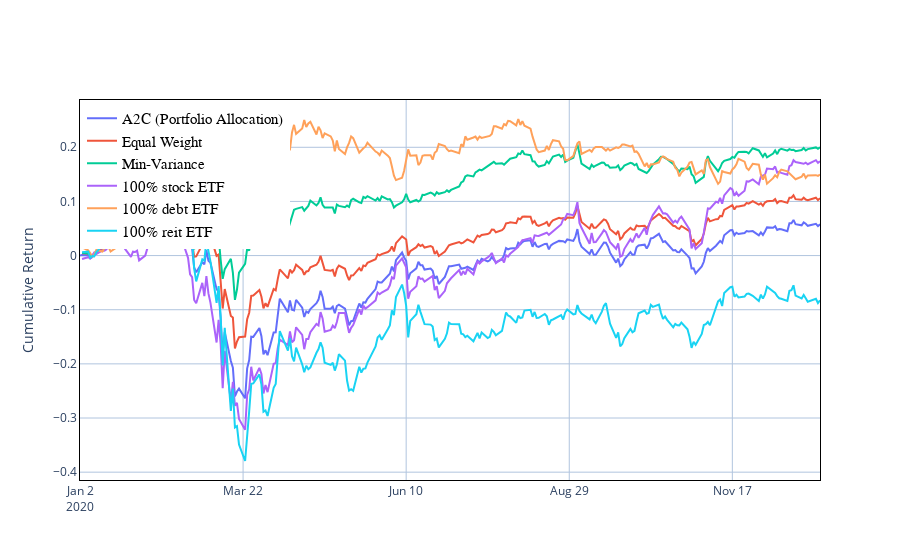

Here is the notebook cell this chart was saved with:
### Code cell
cumulativeReturnPlot(df_daily_return, minVariance, equalWeight_returns, all_stock, all_debt, all_reit)

### Figure 1 — Plotly figure (JSON) as saved in the notebook; plotly's stock layout.template omitted (floating-point values rounded to 4 significant figures; data arrays with more than 128 entries replaced by an {"elided": "..."} marker saying what was removed)
{"data": [{"mode": "lines", "name": "A2C (Portfolio Allocation)", "type": "scatter", "x": {"elided": "252 str values"}, "y": {"elided": "252 float values"}}, {"mode": "lines", "name": "Equal Weight", "type": "scatter", "x": {"elided": "252 str values"}, "y": {"elided": "252 float values"}}, {"mode": "lines", "name": "Min-Variance", "type": "scatter", "x": {"elided": "252 str values"}, "y": {"elided": "252 float values"}}, {"mode": "lines", "name": "100% stock ETF", "type": "scatter", "x": {"elided": "252 str values"}, "y": {"elided": "252 float values"}}, {"mode": "lines", "name": "100% debt ETF", "type": "scatter", "x": {"elided": "252 str values"}, "y": {"elided": "252 float values"}}, {"mode": "lines", "name": "100% reit ETF", "type": "scatter", "x": {"elided": "252 str values"}, "y": {"elided": "252 float values"}}], "layout": {"legend": {"bgcolor": "White", "bordercolor": "white", "borderwidth": 2, "font": {"color": "black", "family": "sans-serif", "size": 15}, "traceorder": "normal", "x": 0, "y": 1}, "paper_bgcolor": "rgba(1,1,0,0)", "plot_bgcolor": "rgba(1, 1, 0, 0)", "title": {"x": 0.5, "xanchor": "center", "y": 0.85, "yanchor": "top"}, "xaxis": {"dtick": 6912000000, "gridcolor": "LightSteelBlue", "gridwidth": 1, "linecolor": "black", "mirror": true, "showgrid": true, "showline": true, "tick0": "2020-01-02", "tickmode": "linear", "type": "date"}, "yaxis": {"gridcolor": "LightSteelBlue", "gridwidth": 1, "linecolor": "black", "mirror": true, "showgrid": true, "showline": true, "title": {"text": "Cumulative Return"}, "zeroline": true, "zerolinecolor": "LightSteelBlue", "zerolinewidth": 1}}}
